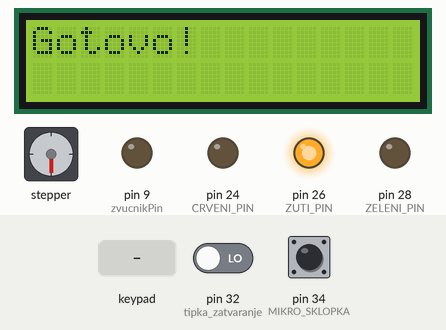
Simulated run of this sketch. Board: Arduino Mega 2560, built with avr-gcc and run on an emulated ATmega2560. Shown: stepper motor, 16×2 character LCD, output pins drawn as LEDs (lit = HIGH). Wiring (inferred from the names in the program): stepper motor (2048 steps per turn assumed): coils pin 10, pin 11, pin 12, pin 13. Inputs (shaded band) come from the test bench; at power-on: pin 32 (tipka_zatvaranje) LOW, pin 34 (MIKRO_SKLOPKA) HIGH. Pins used as bus, display or sensor lines are not drawn; what the sketch prints to the serial monitor is not drawn.

Above: at 4.2 s.
At 6.6 s:
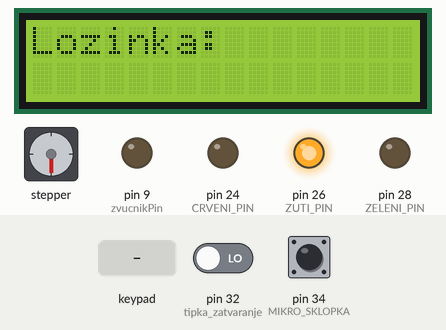
6.7 s: keypad keys 8 7 6 5 # pressed 0.4 s apart
At 10.1 s:
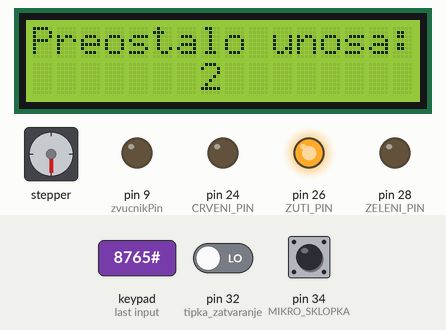
10.2 s: keypad keys 1 2 3 4 5 pressed 0.4 s apart
At 17.5 s:
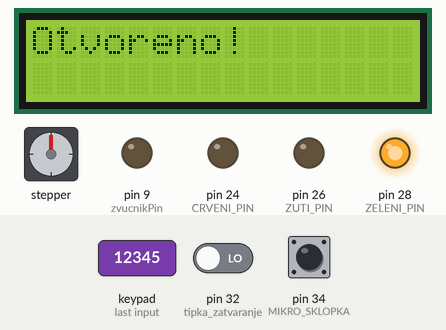
Timing chart, 0 to 19.0 s (numbered marks = the images above; inputs shaded):
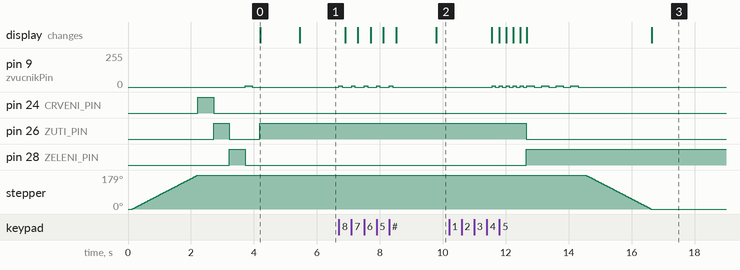

Measured:
- after the input at 6.7 s, pin 9 (zvucnikPin): alternates 10/255 for 0.10 s and 0/255 for 0.30 s, 10 changes in all, then stays 0/255, starting at once; the display: first changes after 0.20 s (image 2 shows a later state)
- after the input at 10.2 s, pin 9 (zvucnikPin): goes 5 × (10/255 0.10 s, 0/255 0.12 s), 3 × (10/255 0.23 s, 0/255 0.23 s), 10/255 0.23 s, then 0/255, starting after 1.4 s; pin 26 (ZUTI_PIN): HIGH → LOW after 2.5 s
- what the display in image 0 shows lasts 1.3 s, from 4.2 s to 5.5 s

The sketch:

main_program.ino
```cpp
#include <Wire.h>
#include <LiquidCrystal_I2C.h>
//Biblioteka pomocu koje koristimo tipkovnicu
#include "Keypad.h"

//Definiranje redova i stupaca za membransku tipkovnicu
//Oblik tipkovnice
const byte ROWS = 4; //cetiri reda
const byte COLS = 3; //tri stupca
char keys[ROWS][COLS] = {
{'1','2','3'},
{'4','5','6'},
{'7','8','9'},
{'*','0','#'}
};
//Definirani pinovi na Arduinu
byte rowPins[ROWS] = {8, 7, 6, 5}; //Pinovi koristeni za RED tipkovnice
byte colPins[COLS] = {4, 3, 2}; //Pinovi koristeni za STUPAC tipkovnice

//mapiranje tipkovnice
Keypad tipkovnica = Keypad(makeKeymap(keys), rowPins, colPins, ROWS, COLS);

//Potrebne varijable za lozinku
char lozinka[6];//Velicina lozinka
char broj_pina[6]="12345";//Lozinka
char tipka_vrijednost;//Varijabla za pohranu vrijednosti unesenih sa tipkovnice,pohrana od jednog znaka
int brojac_pin=3;//Brojac za krivo unesen pin
int brojac = 0;//brojac za kretanje kroz polje za lozinku
int i = 0; //ispis teksta

//LED-ice
#define CRVENI_PIN 24
#define ZUTI_PIN 26
#define ZELENI_PIN 28

//Step motor pinovi - polovi motora
#define IN1 10 //D
#define IN2 11 //C
#define IN3 12 //B
#define IN4 13 //A
//Brojcana vrijednost koja nam govori koliko je ciklusa potrebno za puni krug
#define MOTOR_KRUG 512
#define MIKRO_SKLOPKA 34

//TIPKA
int tipka_zatvaranje = 32;//Koristeni pin za tipku
int tipka_zatvaranje_vrijednost = 0;//pohrana vrijednosti sa tipke
bool zatvaranje = 0;//Flag varijabla pomocu koje ispunjavamo uvjet za zatvaranje

//LCD display - postavljanje adrese i mapiranje pinova
LiquidCrystal_I2C lcd(0x27, 2, 1, 0, 4, 5, 6, 7, 3, POSITIVE);

//Zvucnik
int zvucnikPin = 9; //analogni pin 9

//---------------------------STEP MOTOR--------------------------
//Funkcija za okretanje step motora
void motor_okretanje(float vrata)
{
  int ciklus = vrata * MOTOR_KRUG;
  ciklus = abs(ciklus);
  //Zatvaranje vrata - u smjeru kazaljke na satu
  if (vrata > 0)
  {
    for (int x=0;x<ciklus;x++)
    {
      for(int y=0; y<8; y++)
      {
        //Pozivanje funkcije pomocu koje se pale odredjeni polovi step motora
        motor_faze(y);
        delay(1);
      }
    }
  }
  //Otvaranje vrata - suprotno od smjera kazaljke na satu
  else
  {
    for (int x=0;x<ciklus;x++)
    {
      for(int y=7; y>=0; y--)
      {
        //Pozivanje funkcije pomocu koje se pale odredjeni polovi step motora
        motor_faze(y);
        delay(1);
      }
    }
  }
}

//Koristi se prilikom inicjalizacije vrata
void motor_ucitavanje(float vrata)
{
  int ciklus = vrata * MOTOR_KRUG;
  ciklus = abs(ciklus);
  //Zatvaranje vrata - u smjeru kazaljke na satu
  while(digitalRead(MIKRO_SKLOPKA)!=HIGH)
  {
    for (int x=0;x<ciklus;x++)
    {
      for(int y=0; y<8; y++)
      {
        //Pozivanje funkcije pomocu koje se pale odredjeni namotaji step motora
        motor_faze(y);
        delay(1);
        Serial.println(digitalRead(MIKRO_SKLOPKA));
      }
    }
  }
  delay(50);
 motor_okretanje(-0.5);
 Serial.println("Gotovo");
}
//Paljenje namotaja u odredjenom trenutku
void motor_faze(int faza)
{
  switch(faza)
  {
     case 0:
       digitalWrite(IN1, LOW);
       digitalWrite(IN2, LOW);
       digitalWrite(IN3, LOW);
       digitalWrite(IN4, HIGH);
       break;
     case 1:
       digitalWrite(IN1, LOW);
       digitalWrite(IN2, LOW);
       digitalWrite(IN3, HIGH);
       digitalWrite(IN4, HIGH);
       break;
     case 2:
       digitalWrite(IN1, LOW);
       digitalWrite(IN2, LOW);
       digitalWrite(IN3, HIGH);
       digitalWrite(IN4, LOW);
       break;
     case 3:
       digitalWrite(IN1, LOW);
       digitalWrite(IN2, HIGH);
       digitalWrite(IN3, HIGH);
       digitalWrite(IN4, LOW);
       break;
     case 4:
       digitalWrite(IN1, LOW);
       digitalWrite(IN2, HIGH);
       digitalWrite(IN3, LOW);
       digitalWrite(IN4, LOW);
       break;
     case 5:
       digitalWrite(IN1, HIGH);
       digitalWrite(IN2, HIGH);
       digitalWrite(IN3, LOW);
       digitalWrite(IN4, LOW);
       break;
     case 6:
       digitalWrite(IN1, HIGH);
       digitalWrite(IN2, LOW);
       digitalWrite(IN3, LOW);
       digitalWrite(IN4, LOW);
       break;
     case 7:
       digitalWrite(IN1, HIGH);
       digitalWrite(IN2, LOW);
       digitalWrite(IN3, LOW);
       digitalWrite(IN4, HIGH);
       break;
     default:
       digitalWrite(IN1, LOW);
       digitalWrite(IN2, LOW);
       digitalWrite(IN3, LOW);
       digitalWrite(IN4, LOW);
       break;
  }
}
//---------------------TIPKOVNICA----------------------------
void pocisti_pin()
{
  while(brojac != 0)
  {
    lozinka[brojac--] = 0;
  }
}

//Unosi znamenaka pina u sustav
void unos_alarm()
{
  tipka_vrijednost = tipkovnica.getKey();
  //ako je tipka pritisnuta...
  if(tipka_vrijednost)
     {
      //Pohrana zasebne znamenke u polje
         lozinka[brojac] = tipka_vrijednost;
         brojac++;
         if (brojac==5)
         {
          beep(250);
         }
     }
}
void unos()
{
  {
  tipka_vrijednost = tipkovnica.getKey();
  //Unos lozinke
  if(tipka_vrijednost)
     {
      //Pohrana zasebne znamenke u polje
         lozinka[brojac] = tipka_vrijednost;
         beep(100);
         Serial.print(lozinka[brojac]);
         lcd.setCursor(brojac,1);
         lcd.print("*");
         brojac++;
     }
}
}
//------------------ZVUCNIK---------------------
void beep(unsigned char delayms)
{
  analogWrite(9,10);
  delay(delayms);
  analogWrite(9,0);
  delay(delayms);
}

//---------------------------------------------

void setup()
{
  Serial.begin(9600);
  lcd.begin(16,2);
  lcd.backlight();
  lcd.print("Ucitavam...");
  Serial.println("Inicijaliziram");
  pinMode(IN1,OUTPUT);
  pinMode(IN2,OUTPUT);
  pinMode(IN3,OUTPUT);
  pinMode(IN4,OUTPUT);
  pinMode(MIKRO_SKLOPKA,INPUT);
  motor_ucitavanje(0.05);
  pinMode(tipka_zatvaranje, INPUT);
  pinMode(CRVENI_PIN,OUTPUT);
  pinMode(ZUTI_PIN,OUTPUT);
  pinMode(ZELENI_PIN,OUTPUT);
  digitalWrite(CRVENI_PIN,HIGH);
  delay(500);
  digitalWrite(CRVENI_PIN,LOW);
  digitalWrite(ZUTI_PIN,HIGH);
  delay(500);
  digitalWrite(ZUTI_PIN,LOW);
  digitalWrite(ZELENI_PIN,HIGH);
  delay(500);
  digitalWrite(ZELENI_PIN,LOW);
  pinMode(zvucnikPin, OUTPUT);
  beep(1000);
  digitalWrite(ZUTI_PIN,HIGH);
  lcd.clear();
  lcd.print("Gotovo!");
  delay(1250);
  lcd.clear();
  lcd.print("Lozinka: ");
  Serial.println("Gotovo!");
  Serial.println("Unesite lozinku: ");
}

void loop()
{

  unos(); //Unos pina u sustav

  //Kad se sustav vrati na pocetak, ispisuje na ekran navedeni tekst
  while (i == 1)
  {
    Serial.println("Unesite lozinku: ");
    lcd.clear();
    lcd.print("Lozinka: ");
    i--;
  }
  //Ako je uneseno 5 znamenaka za lozinku
  if (brojac == 5)
  {
    if(!strcmp(lozinka,broj_pina))
    {
      digitalWrite(ZUTI_PIN,LOW);
      digitalWrite(ZELENI_PIN,HIGH);
      Serial.println("");
      Serial.println("Lozinka je prihvacena!");

      //Otvara vrata kad je tocno unesen pin
      lcd.clear();
      lcd.print("Otvaranje...");
      Serial.println("Otvaranje...");
      //Pali zvucnik 4 puta
      for(int j = 0; j<=3; j++)
      {
        beep(1000);
      }
      motor_okretanje(0.5);
      lcd.clear();
      lcd.print("Otvoreno!");
      Serial.println("Otvoreno!");
      //Petlja koja drzi vrata otvorena sve dok se ne pritisne tipka za zatvaranje vrata
      while(zatvaranje != 1)
      {
        //Pridruzivanje vrijednosti ocitanih sa pina tipka_zatvaranje (HIGH/LOW)
        tipka_zatvaranje_vrijednost = digitalRead(tipka_zatvaranje);
        if (tipka_zatvaranje_vrijednost == HIGH)
        {
          zatvaranje++; //Flag varijabla
        }
      }
      lcd.clear();
      lcd.print("Zatvaranje..");
      Serial.println("Zatvaranje...");
      for(int j = 0; j<=2; j++)
      {
        beep(1000);
      }
      motor_okretanje(-0.5);
      lcd.clear();
      lcd.print("Zatvoreno!");
      Serial.println("Zatvoreno!");
      zatvaranje = 0;
      pocisti_pin();
      digitalWrite(ZELENI_PIN,LOW);
      digitalWrite(ZUTI_PIN,HIGH);
      //U slucaju krivo unesene lozinke da postavi brojac za pin na pocetnu vrijednost
      if(brojac_pin != 3)
      {
        brojac_pin = 3;
      }
      delay(2000);
      lcd.clear();
    }
//-------------------------------------NETOCNA LOZINKA--------------------------------
    else
    {
      //Broj krivo unesenih pinova
      brojac_pin--;
      lcd.clear();
      lcd.print("Netocna lozinka");
      Serial.println("");
      Serial.println("Lozinka je netocna!");
      //Kad counter dodje do 0, upali alarm (3. pokusaj)
      if(brojac_pin == 0)
      {
        lcd.clear();
        lcd.print("ALARM!");
        pocisti_pin();
        Serial.println("ALARM!");
        digitalWrite(ZUTI_PIN,LOW);
        digitalWrite(CRVENI_PIN,HIGH);
        for(int j=0; j<=3;j++)
        {
          beep(350);
          beep(350);
          digitalWrite(CRVENI_PIN,LOW);
          delay(500);
          digitalWrite(CRVENI_PIN,HIGH);
        }
        int otkljucavanje = 0;
        //Unos glavne lozinke za otkljucavanje sustava
        while(otkljucavanje != 1)
        {
            unos_alarm();
            if(!strcmp(lozinka,broj_pina))
            {
              otkljucavanje++;
            }
            if(brojac == 5)
            {
              pocisti_pin();
            }
        }

        otkljucavanje = 0;//Postavlja flag varijablu na 0 za ponovni rad
        brojac_pin = 3;//Broj pokusaja vracen na 3
        digitalWrite(CRVENI_PIN,LOW);
        digitalWrite(ZUTI_PIN,HIGH);
        lcd.clear();
        lcd.print("Spreman za rad!");
        delay(1500);
        lcd.clear();
      }
      else
      {
        delay(1250);
        lcd.clear();
        lcd.print("Preostalo unosa:");
        lcd.setCursor(7,1);
        lcd.print(brojac_pin);
        delay(1250);
        Serial.print("Preostalo pokusaja: ");
        Serial.println(brojac_pin);
      }
    }
    delay(500);
    pocisti_pin();
    i++;
  }

}//LOOP petlja
```
